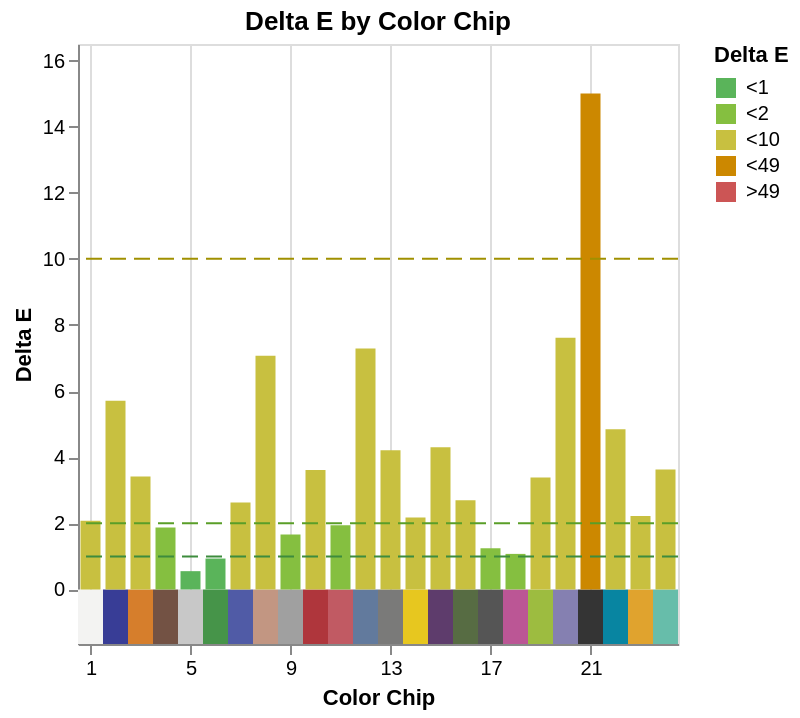

Here is the notebook cell this chart was saved with:
### Markdown cell above
We can call `pcv.qc.plot_deltaE` again on the corrected values and we hope to see a significant improvement. Here our values are now almost all below 10, with several being almost imperceptably different from the target.

### Code cell
pcv.params.debug = None
de_mat = pcv.transform.deltaE(img_cc, "passport")
pcv.params.debug = "plot"
p = pcv.qc.plot_deltaE(de_mat)

### Figure 1 — Vega-Lite specification as saved in the notebook (floating-point values rounded to 4 significant figures)
{"config": {"view": {"continuousWidth": 300, "continuousHeight": 300}}, "layer": [{"data": {"name": "data-d07cf296b981eb1cf95de92c1c2b135d"}, "mark": {"type": "rect"}, "encoding": {"color": {"field": "color", "scale": null, "type": "nominal"}, "x": {"field": "xmin", "scale": {"domain": [0.5, 24.5]}, "type": "quantitative"}, "x2": {"field": "xmax"}, "y": {"datum": -1.65}, "y2": {"datum": 0}}}, {"data": {"name": "data-7c901bc4af2a1ff8d5e1c045e1786bfd"}, "mark": {"type": "rect"}, "encoding": {"color": {"field": "discrete_deltaE", "scale": {"domain": ["<1", "<2", "<10", "<49", ">49"], "range": ["#5AB45A", "#85BF40", "#C8C040", "#CC8800", "#CC5555"]}, "title": "Delta E", "type": "ordinal"}, "tooltip": [{"field": "chip_no", "type": "quantitative"}, {"field": "deltaE", "type": "quantitative"}, {"field": "discrete_deltaE", "type": "ordinal"}], "x": {"axis": {"values": [1, 2, 3, 4, 5, 6, 7, 8, 9, 10, 11, 12, 13, 14, 15, 16, 17, 18, 19, 20, 21, 22, 23, 24]}, "field": "xmin", "scale": {"domain": [0.5, 24.5]}, "title": "Color Chip", "type": "quantitative"}, "x2": {"field": "xmax"}, "y": {"field": "deltaE", "scale": {"domain": [-1.65, 16.5], "nice": false}, "title": "Delta E", "type": "quantitative"}, "y2": {"datum": 0}}}, {"data": {"name": "data-9107b41fabc203998e8721534469ce90"}, "mark": {"type": "rule", "strokeDash": [8, 4]}, "encoding": {"color": {"field": "stroke", "scale": null, "type": "nominal"}, "y": {"field": "y", "type": "quantitative"}}}], "resolve": {"scale": {"color": "independent"}}, "title": "Delta E by Color Chip", "$schema": "https://vega.github.io/schema/vega-lite/v5.20.1.json", "datasets": {"data-d07cf296b981eb1cf95de92c1c2b135d": [{"xmin": 0.5, "xmax": 1.5, "color": "#F3F3F2"}, {"xmin": 1.5, "xmax": 2.5, "color": "#383D96"}, {"xmin": 2.5, "xmax": 3.5, "color": "#D67E2C"}, {"xmin": 3.5, "xmax": 4.5, "color": "#735244"}, {"xmin": 4.5, "xmax": 5.5, "color": "#C8C8C8"}, {"xmin": 5.5, "xmax": 6.5, "color": "#469449"}, {"xmin": 6.5, "xmax": 7.5, "color": "#505BA6"}, {"xmin": 7.5, "xmax": 8.5, "color": "#C29682"}, {"xmin": 8.5, "xmax": 9.5, "color": "#A0A0A0"}, {"xmin": 9.5, "xmax": 10.5, "color": "#AF363C"}, {"xmin": 10.5, "xmax": 11.5, "color": "#C15A63"}, {"xmin": 11.5, "xmax": 12.5, "color": "#627A9D"}, {"xmin": 12.5, "xmax": 13.5, "color": "#7A7A79"}, {"xmin": 13.5, "xmax": 14.5, "color": "#E7C71F"}, {"xmin": 14.5, "xmax": 15.5, "color": "#5E3C6C"}, {"xmin": 15.5, "xmax": 16.5, "color": "#576C43"}, {"xmin": 16.5, "xmax": 17.5, "color": "#555555"}, {"xmin": 17.5, "xmax": 18.5, "color": "#BB5695"}, {"xmin": 18.5, "xmax": 19.5, "color": "#9DBC40"}, {"xmin": 19.5, "xmax": 20.5, "color": "#8580B1"}, {"xmin": 20.5, "xmax": 21.5, "color": "#343434"}, {"xmin": 21.5, "xmax": 22.5, "color": "#0885A1"}, {"xmin": 22.5, "xmax": 23.5, "color": "#E0A32E"}, {"xmin": 23.5, "xmax": 24.5, "color": "#67BDAA"}], "data-7c901bc4af2a1ff8d5e1c045e1786bfd": [{"chip_no": 1, "deltaE": 2.075, "xmin": 0.6, "xmax": 1.4, "discrete_deltaE": "<10"}, {"chip_no": 2, "deltaE": 5.71, "xmin": 1.6, "xmax": 2.4, "discrete_deltaE": "<10"}, {"chip_no": 3, "deltaE": 3.419, "xmin": 2.6, "xmax": 3.4, "discrete_deltaE": "<10"}, {"chip_no": 4, "deltaE": 1.872, "xmin": 3.6, "xmax": 4.4, "discrete_deltaE": "<2"}, {"chip_no": 5, "deltaE": 0.5533, "xmin": 4.6, "xmax": 5.4, "discrete_deltaE": "<1"}, {"chip_no": 6, "deltaE": 0.9352, "xmin": 5.6, "xmax": 6.4, "discrete_deltaE": "<1"}, {"chip_no": 7, "deltaE": 2.628, "xmin": 6.6, "xmax": 7.4, "discrete_deltaE": "<10"}, {"chip_no": 8, "deltaE": 7.072, "xmin": 7.6, "xmax": 8.4, "discrete_deltaE": "<10"}, {"chip_no": 9, "deltaE": 1.661, "xmin": 8.6, "xmax": 9.4, "discrete_deltaE": "<2"}, {"chip_no": 10, "deltaE": 3.616, "xmin": 9.6, "xmax": 10.4, "discrete_deltaE": "<10"}, {"chip_no": 11, "deltaE": 1.943, "xmin": 10.6, "xmax": 11.4, "discrete_deltaE": "<2"}, {"chip_no": 12, "deltaE": 7.287, "xmin": 11.6, "xmax": 12.4, "discrete_deltaE": "<10"}, {"chip_no": 13, "deltaE": 4.209, "xmin": 12.6, "xmax": 13.4, "discrete_deltaE": "<10"}, {"chip_no": 14, "deltaE": 2.177, "xmin": 13.6, "xmax": 14.4, "discrete_deltaE": "<10"}, {"chip_no": 15, "deltaE": 4.302, "xmin": 14.6, "xmax": 15.4, "discrete_deltaE": "<10"}, {"chip_no": 16, "deltaE": 2.698, "xmin": 15.6, "xmax": 16.4, "discrete_deltaE": "<10"}, {"chip_no": 17, "deltaE": 1.246, "xmin": 16.6, "xmax": 17.4, "discrete_deltaE": "<2"}, {"chip_no": 18, "deltaE": 1.076, "xmin": 17.6, "xmax": 18.4, "discrete_deltaE": "<2"}, {"chip_no": 19, "deltaE": 3.388, "xmin": 18.6, "xmax": 19.4, "discrete_deltaE": "<10"}, {"chip_no": 20, "deltaE": 7.616, "xmin": 19.6, "xmax": 20.4, "discrete_deltaE": "<10"}, {"chip_no": 21, "deltaE": 15.0, "xmin": 20.6, "xmax": 21.4, "discrete_deltaE": "<49"}, {"chip_no": 22, "deltaE": 4.85, "xmin": 21.6, "xmax": 22.4, "discrete_deltaE": "<10"}, {"chip_no": 23, "deltaE": 2.22, "xmin": 22.6, "xmax": 23.4, "discrete_deltaE": "<10"}, {"chip_no": 24, "deltaE": 3.631, "xmin": 23.6, "xmax": 24.4, "discrete_deltaE": "<10"}], "data-9107b41fabc203998e8721534469ce90": [{"y": 1.0, "stroke": "#3D8C3D"}, {"y": 2.0, "stroke": "#5A9E28"}, {"y": 10.0, "stroke": "#A09000"}]}}
